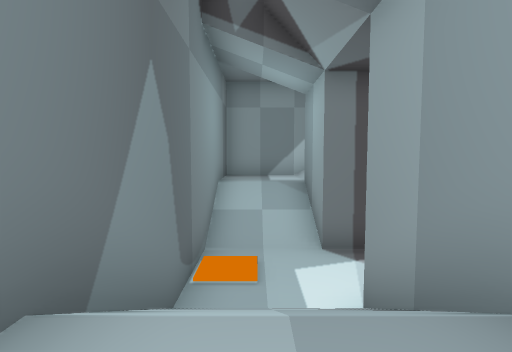
[1] (above)

18 first-person views from a walk through a 3-D level made in the Godot game engine. The camera is 1.5 m above the floor, tilts 4° down and sees 80° across. The floor is counted in squares, 2 m on a side. Each view is taken from the middle of a square. On the plan, view 1 faces up. The plan holds only what a view shows up to about 10 squares ahead; the rest is blank. The place goes on beyond the plan.

[2]
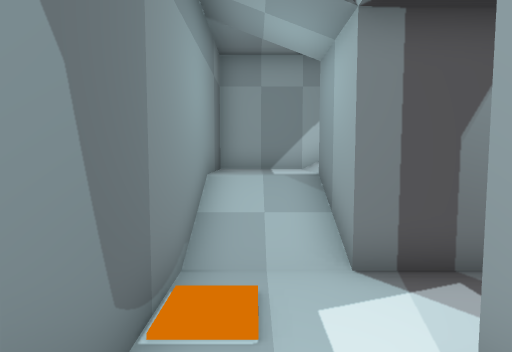

[3]
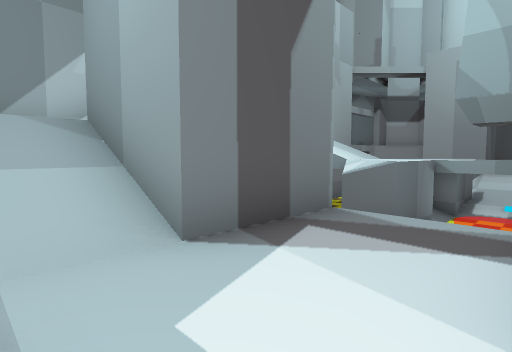

[4]
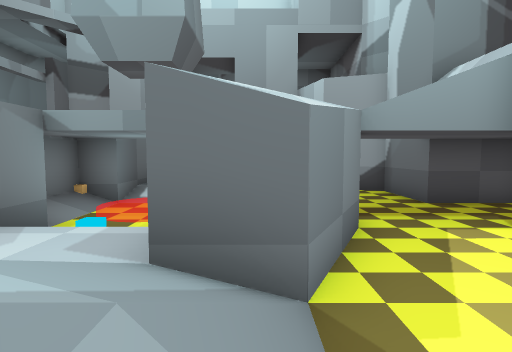

[5]
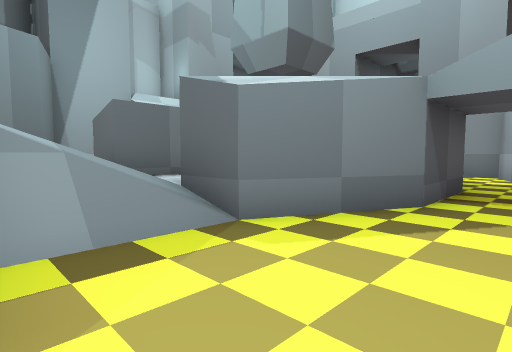

[6]
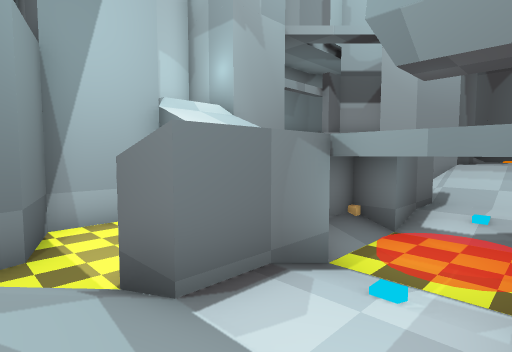

[7]
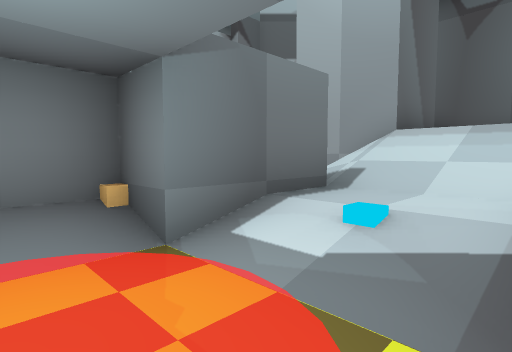

[8]
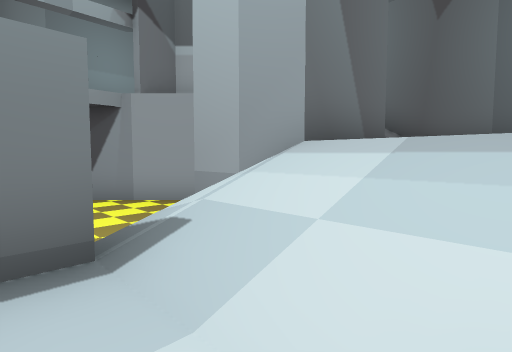

[9]
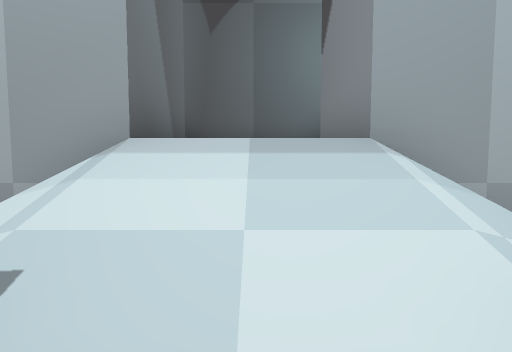

[10]
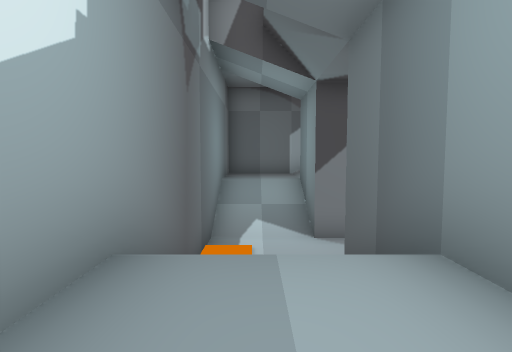

[11]
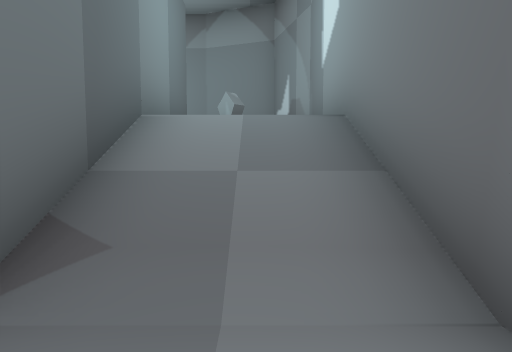

[12]
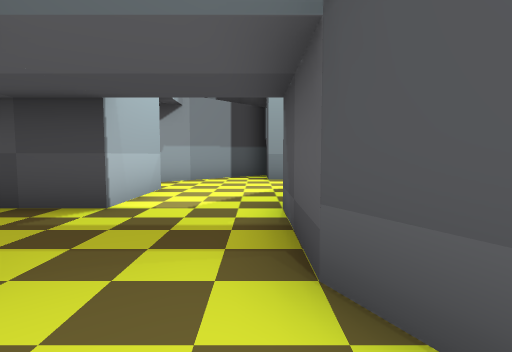

[13]
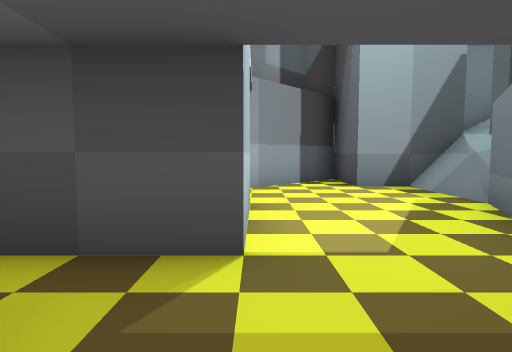

[14]
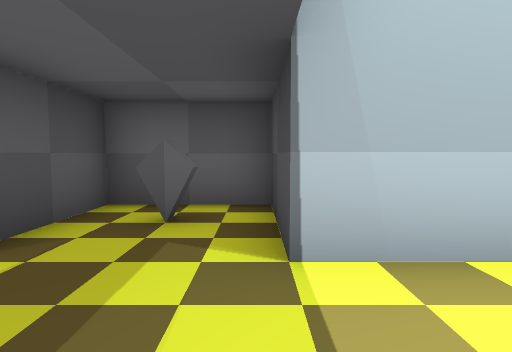

[15]
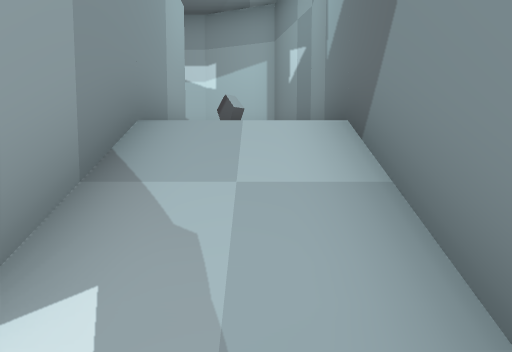

[16]
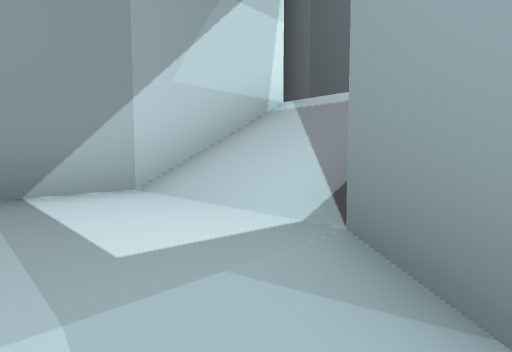

[17]
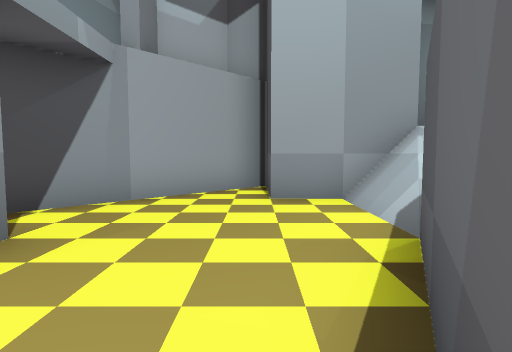

[18]
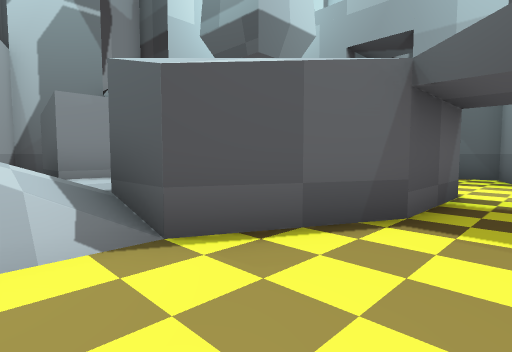

### Floor plan
Key: @ floor where view 1 was taken; # wall or solid block; . main floor; : floor 0.5 m higher than the main floor; + floor 0.75 m higher than the main floor; * floor 2.5 m higher than the main floor; % floor 2.75 m higher than the main floor; & floor 5 m higher than the main floor; $ floor 7.5 m higher than the main floor; / step, stairs or slope; = window, fence, low wall or low ledge; ^ raised ledge; C crate; B block.
Columns run from 1 left of view 1 to 21 right of it. Each row starts with its distance up from view 1.
 13         ^       #
 12 ######  ##    #.&   ###
 11 #&&//$ /..    ....## &#
 10 #&&//$ #.  .......##&&#
  9 #&&////............#&&#
  8 #//^#...###=###...##//#
  7 #//^#///##:/C##///#^//#
  6 #*****//+:./.:+//*  **#
  5 #%****//+B/:/B+//*****#
  4 #****///+:./.:+///****#
  3 #//^#///##   ##// #^//#
  2 #//##....##=##....#^//#
  1 #&&#............#/  &&#
  0 #@ ##..........#
 -1 #  ###//##...##/
 -2 #&#      #...##
 -3 ###      #...#^
 -4          ####

Positions as (right, up) in squares from view 1, and headings:
1: (0, 0), facing up
2: (0, 2), facing up
3: (0, 4), facing up-right
4: (4, 3), facing right
5: (4, 0), facing up-right
6: (5, 4), facing up-right
7: (10, 4), facing up-right
8: (13, 4), facing up-right
9: (13, 5), facing right
10: (20, 11), facing down
11: (20, 5), facing up
12: (13, 1), facing left
13: (11, -1), facing left
14: (9, 1), facing down
15: (0, 5), facing down
16: (0, 8), facing up-right
17: (11, 9), facing right
18: (15, 10), facing down-left
